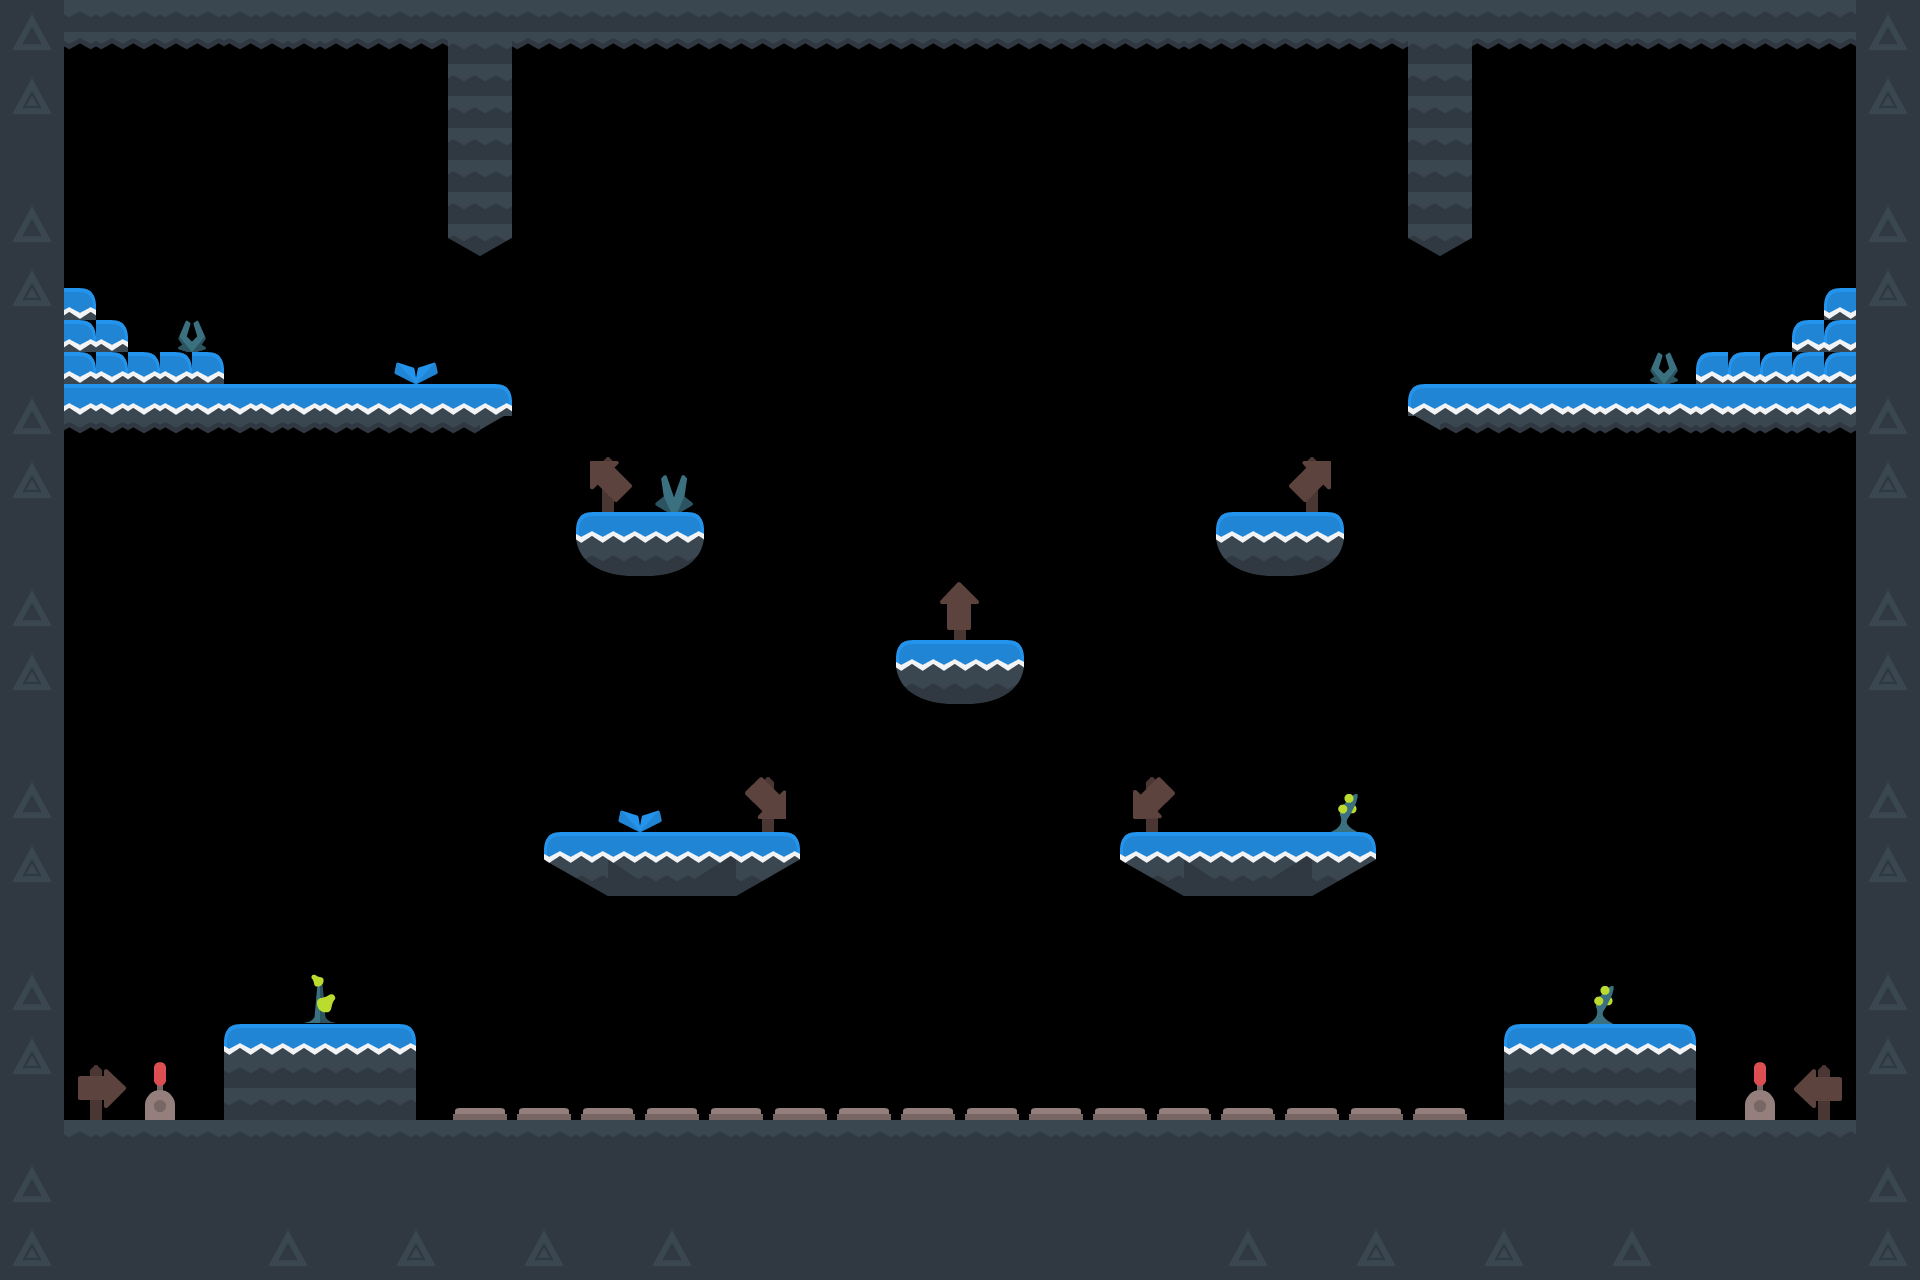

A 2D game scene composited from a Tiled map and its tileset images. What follows is a short description and the map's XML, with each tile layer's data collapsed to a summary:
An orthogonal 60x40 tile map with 32x32 px tiles, 1 tile layer (Escenario), 3 hidden layers not drawn and 60 objects (22x platform, 16x pincho, 10x arma, 4x player, 4x esquina, ...).

<map version="1.0" orientation="orthogonal" renderorder="right-down" width="60" height="40" tilewidth="32" tileheight="32" nextobjectid="75">
 <tileset firstgid="1" name="tilesheet_complete" tilewidth="32" tileheight="32" tilecount="1056" columns="44">
  <image source="tilesheet_complete.png" width="1408" height="768" />
  <terraintypes>
   <terrain name="Cuesta 135" tile="45" />
   <terrain name="Flotador redondo" tile="102" />
  </terraintypes>
  <tile id="0" terrain=",,,0" />
  <tile id="44" terrain=",0,,0" />
  <tile id="45" terrain="0,0,0,0" />
  <tile id="88" terrain=",0,," />
  <tile id="89" terrain="0,0,," />
  <tile id="90" terrain="0,,," />
  <tile id="309" terrain=",,,0" />
  <tile id="904">
   <animation>
    <frame tileid="904" duration="500" />
    <frame tileid="905" duration="500" />
   </animation>
  </tile>
  <tile id="905">
   <animation>
    <frame tileid="905" duration="500" />
    <frame tileid="904" duration="500" />
   </animation>
  </tile>
  <tile id="908">
   <animation>
    <frame tileid="908" duration="1000" />
    <frame tileid="909" duration="1000" />
   </animation>
  </tile>
  <tile id="909">
   <animation>
    <frame tileid="909" duration="1000" />
    <frame tileid="908" duration="1000" />
   </animation>
  </tile>
 </tileset>
 <objectgroup name="Plataformas">
  <object id="1" name="platform" x="0" y="0" width="64" height="1216" />
  <object id="2" name="platform" x="64" y="1120" width="1790" height="102" />
  <object id="3" name="platform" x="1856" y="0" width="64" height="1216" />
  <object id="4" name="platform" x="64" y="0" width="1792" height="50" />
  <object id="6" name="platform" x="448" y="64" width="64" height="184" />
  <object id="7" name="platform" x="1408" y="64" width="62.6667" height="190.666" />
  <object id="8" name="platform" x="1408" y="384" width="445.333" height="54.6667" />
  <object id="9" name="platform" x="1696" y="352" width="160" height="32" />
  <object id="10" name="platform" x="1792" y="319.333" width="64" height="32" />
  <object id="11" name="platform" x="1824" y="288.667" width="32" height="32" />
  <object id="12" name="platform" x="64" y="288" width="32" height="32" />
  <object id="13" name="platform" x="64" y="320" width="64" height="32" />
  <object id="14" name="platform" x="64" y="352" width="160" height="32" />
  <object id="15" name="platform" x="64" y="384.667" width="447.333" height="49.3333" />
  <object id="18" name="platform" x="576" y="512" width="126.667" height="64.6667" />
  <object id="19" name="platform" x="1216" y="511.333" width="127.333" height="64.6667" />
  <object id="20" name="platform" x="896" y="639.333" width="127.333" height="65.3333" />
  <object id="21" name="platform" x="544" y="832" width="256" height="32" />
  <object id="22" name="platform" x="576" y="864" width="192" height="32" />
  <object id="24" name="plataform" x="1120.67" y="831.333" width="254" height="33.3333" />
  <object id="25" name="platform" x="1152.67" y="862.667" width="192" height="33.3333" />
  <object id="27" name="platform" x="1504" y="1024" width="192" height="96" />
  <object id="29" name="platform" x="225.333" y="1024" width="189.333" height="96" />
 </objectgroup>
 <objectgroup name="Spawn">
  <object id="32" name="player" x="629.333" y="405.333" width="29.3333" height="28" />
  <object id="34" name="player" x="1261.33" y="414" width="29.3333" height="28" />
  <object id="35" name="player" x="1268" y="712.667" width="29.3333" height="28" />
  <object id="36" name="player" x="622.667" y="691.333" width="29.3333" height="28" />
  <object id="37" name="pincho" x="448" y="1120" width="64" height="96" />
  <object id="39" name="pincho" x="512" y="1120" width="64" height="96" />
  <object id="40" name="pincho" x="576" y="1120" width="64" height="96" />
  <object id="41" name="pincho" x="640" y="1120" width="64" height="96" />
  <object id="42" name="pincho" x="704" y="1120" width="64" height="96" />
  <object id="43" name="pincho" x="768" y="1120" width="64" height="96" />
  <object id="44" name="pincho" x="832" y="1120" width="64" height="96" />
  <object id="45" name="pincho" x="896" y="1120" width="64" height="96" />
  <object id="46" name="pincho" x="960" y="1120" width="64" height="96" />
  <object id="47" name="pincho" x="1024" y="1120" width="64" height="96" />
  <object id="48" name="pincho" x="1088" y="1120" width="64" height="96" />
  <object id="49" name="pincho" x="1152" y="1120" width="64" height="96" />
  <object id="50" name="pincho" x="1216" y="1120" width="64" height="96" />
  <object id="51" name="pincho" x="1280" y="1120" width="64" height="96" />
  <object id="52" name="pincho" x="1344" y="1120" width="64" height="96" />
  <object id="53" name="pincho" x="1408" y="1120" width="64" height="96" />
  <object id="54" name="arma" x="224" y="992" width="32" height="32" />
  <object id="55" name="arma" x="1664" y="992" width="32" height="32" />
  <object id="56" name="weapon" x="942" y="603" width="32" height="28" />
  <object id="57" name="arma" x="96" y="224" width="32" height="32" />
  <object id="58" name="weapon" x="1816" y="246" width="32" height="32" />
  <object id="59" name="weapon" x="1486" y="352" width="32" height="28" />
  <object id="60" name="arma" x="384" y="320" width="32" height="32" />
  <object id="61" name="arma" x="608" y="992" width="32" height="32" />
  <object id="66" name="arma" x="1280" y="992" width="32" height="32" />
  <object id="67" name="esquina" x="0" y="1248" width="32" height="32" />
  <object id="68" name="esquina" x="0" y="0" width="32" height="32" />
  <object id="69" name="esquina" x="1888" y="0" width="32" height="32" />
  <object id="70" name="esquina" x="1888" y="1248" width="32" height="32" />
  <object id="71" name="arma" x="1152" y="992" width="32" height="32" />
  <object id="72" name="arma" x="1024" y="992" width="32" height="32" />
  <object id="73" name="arma" x="896" y="992" width="32" height="32" />
  <object id="74" name="arma" x="768" y="992" width="32" height="32" />
 </objectgroup>
 <layer name="Escenario" width="60" height="40">
  <data>[2400 cells, 832 non-empty, 116 distinct tile ids]</data>
 </layer>
 <layer name="IA bajar" width="60" height="40" visible="0">
  <data>[2400 cells, 217 non-empty, 3 distinct tile ids]</data>
 </layer>
 <layer name="IA misma" width="60" height="40" visible="0">
  <data>[2400 cells, 69 non-empty, 1 distinct tile ids]</data>
 </layer>
 <layer name="IA subir" width="60" height="40" visible="0">
  <data>[2400 cells, 213 non-empty, 4 distinct tile ids]</data>
 </layer>
</map>
